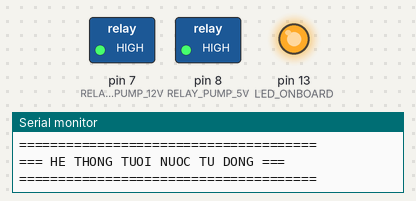
Bench run of a sketch on a simulated Arduino Uno, built with avr-gcc and run on an emulated ATmega328P. On the bench: switched loads named in the sketch (green lamp = pin HIGH), output pins drawn as LEDs (lit = HIGH), the last lines printed to the serial monitor.

Above: at 0.1 s.
At 60.3 s:
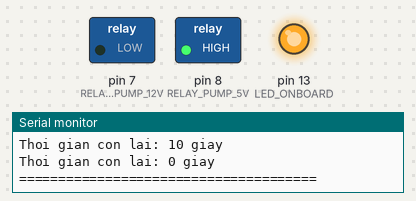
At 127.3 s:
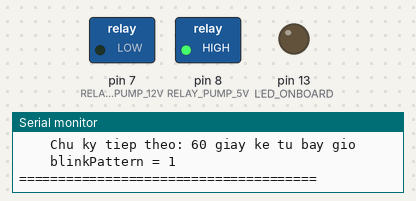
Timing chart, 0 to 130.0 s (numbered marks = the images above):
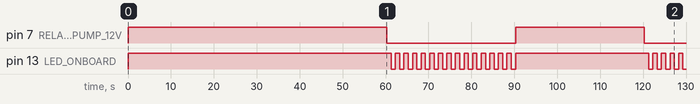

The sketch:

test.ino
```cpp
// HỆ THỐNG TƯỚI NƯỚC TỰ ĐỘNG - TEST BƠM 12V
// TẠM THỜI VÔ HIỆU HÓA BƠM 5V

// ===== KHAI BÁO CHÂN PIN =====
#define RELAY_PUMP_12V 7      // Relay K1 - Bơm 12V (tưới định kỳ)
#define RELAY_PUMP_5V 8       // Relay K2 - Bơm 5V (tưới theo độ ẩm)
#define SOIL_SENSOR A0        // Cảm biến độ ẩm đất

#define LED_ONBOARD 13        // LED onboard Arduino

// ===== CÀI ĐẶT HỆ THỐNG =====
#define PUMP_12V_DURATION 30000    // Bơm 12V chạy 30 giây (30000ms)
#define PUMP_12V_INTERVAL 60000    // Chu kỳ 1 phút (60000ms) - TEST

// VÔ HIỆU HÓA BƠM 5V - KHÔNG SỬ DỤNG
#define ENABLE_PUMP_5V false       // Đổi thành true để bật lại bơm 5V

#define SOIL_DRY_THRESHOLD 600     // Ngưỡng đất khô (>600 = cần tưới)
#define SOIL_WET_THRESHOLD 400     // Ngưỡng đất ẩm (<400 = đủ ẩm)
#define PUMP_5V_DURATION 30000     // Bơm 5V mỗi lần tưới 30 giây
#define SOIL_CHECK_INTERVAL 5000   // Kiểm tra độ ẩm mỗi 5 giây

// ===== BIẾN TOÀN CỤC =====
unsigned long lastPump12VTime = 0;     // Thời điểm bơm 12V lần cuối
unsigned long pump12VStartTime = 0;    // Thời điểm bắt đầu bơm 12V
bool isPump12VRunning = false;         // Trạng thái bơm 12V

unsigned long lastSoilCheckTime = 0;   // Thời điểm kiểm tra độ ẩm lần cuối
unsigned long pump5VStartTime = 0;     // Thời điểm bắt đầu bơm 5V
bool isPump5VRunning = false;          // Trạng thái bơm 5V
bool needWatering = false;             // Cờ báo cần tưới

int currentMode = 0;                   // 0=Normal, 1=Schedule(12V), 2=Auto(5V)

// Biến cho LED nhấp nháy
unsigned long lastLEDToggle = 0;
bool ledState = false;
int blinkPattern = 0; // 0=sáng liên tục, 1=nháy chậm, 2=nháy nhanh

void setup() {
  Serial.begin(9600);

  // Cấu hình chân relay (LOW = ON relay, HIGH = OFF relay)
  pinMode(RELAY_PUMP_12V, OUTPUT);
  pinMode(RELAY_PUMP_5V, OUTPUT);
  digitalWrite(RELAY_PUMP_12V, HIGH);  // Tắt bơm ban đầu
  digitalWrite(RELAY_PUMP_5V, HIGH);   // Tắt bơm ban đầu (giữ tắt)

  // Cấu hình LED onboard
  pinMode(LED_ONBOARD, OUTPUT);
  digitalWrite(LED_ONBOARD, HIGH); // Mode bình thường - sáng liên tục

  Serial.println("======================================");
  Serial.println("=== HE THONG TUOI NUOC TU DONG ===");
  Serial.println("======================================");
  Serial.println("MODE TEST: CHI BOM 12V");
  Serial.println("");
  Serial.println("Cau hinh:");
  Serial.println("- Bom 12V: Tuoi moi 1 PHUT, chay 30 GIAY");
  Serial.println("- Bom 5V: VO HIEU HOA");
  Serial.println("- LED: Sang lien tuc = cho, Nhay cham = dang bom");
  Serial.println("======================================");
  Serial.println("He thong da san sang! Doi 1 phut...\n");

  lastPump12VTime = millis(); // Bắt đầu đếm chu kỳ
}

void loop() {
  unsigned long currentTime = millis();

  // Hiển thị thời gian đếm ngược (mỗi 10 giây)
  static unsigned long lastCountdown = 0;
  if (currentTime - lastCountdown >= 10000 && !isPump12VRunning) {
    unsigned long timeRemaining = PUMP_12V_INTERVAL - (currentTime - lastPump12VTime);
    Serial.print("Thoi gian con lai: ");
    Serial.print(timeRemaining / 1000);
    Serial.println(" giay");
    lastCountdown = currentTime;
  }

  // ===== XỬ LÝ BƠM 12V (TƯỚI ĐỊNH KỲ) =====
  if (!isPump12VRunning) {
    // Kiểm tra đã đủ 1 phút chưa
    if (currentTime - lastPump12VTime >= PUMP_12V_INTERVAL) {
      startPump12V();
    }
  } else {
    // Kiểm tra đã chạy đủ 30 giây chưa
    if (currentTime - pump12VStartTime >= PUMP_12V_DURATION) {
      stopPump12V();
    }
  }

  // ===== BƠM 5V BỊ VÔ HIỆU HÓA =====
  // Nếu muốn bật lại, đổi ENABLE_PUMP_5V = true ở trên
  if (ENABLE_PUMP_5V && !isPump12VRunning) {
    // Kiểm tra độ ẩm định kỳ
    if (currentTime - lastSoilCheckTime >= SOIL_CHECK_INTERVAL) {
      checkSoilMoisture();
      lastSoilCheckTime = currentTime;
    }

    // Xử lý bơm 5V
    if (!isPump5VRunning && needWatering) {
      startPump5V();
    } else if (isPump5VRunning) {
      if ((currentTime - pump5VStartTime >= PUMP_5V_DURATION) || !needWatering) {
        stopPump5V();
      }
    }
  }

  // Cập nhật LED theo mode hiện tại
  updateLED();
}

// ===== HÀM KIỂM TRA ĐỘ ẨM ĐẤT =====
void checkSoilMoisture() {
  int soilValue = analogRead(SOIL_SENSOR);

  Serial.print("Do am dat: ");
  Serial.print(soilValue);

  if (soilValue > SOIL_DRY_THRESHOLD) {
    if (!needWatering) {
      needWatering = true;
      Serial.println(" -> DAT KHO - Cần tuoi!");
    } else {
      Serial.println(" -> Dang kho");
    }
  } else if (soilValue < SOIL_WET_THRESHOLD) {
    if (needWatering) {
      needWatering = false;
      Serial.println(" -> DAT DU AM - Dung tuoi!");
    } else {
      Serial.println(" -> Du am");
    }
  } else {
    Serial.println(" -> Trung binh");
  }
}

// ===== HÀM ĐIỀU KHIỂN BƠM 12V =====
void startPump12V() {
  digitalWrite(RELAY_PUMP_12V, LOW);  // Bật relay (LOW = ON)
  isPump12VRunning = true;
  pump12VStartTime = millis();
  lastPump12VTime = millis(); // Reset chu kỳ KHI BẬT bơm
  currentMode = 1;
  blinkPattern = 1; // Nháy chậm
  lastLEDToggle = millis(); // QUAN TRỌNG: Reset thời gian LED
  ledState = true; // Bắt đầu từ trạng thái sáng
  digitalWrite(LED_ONBOARD, HIGH); // Set LED sáng ngay

  Serial.println("");
  Serial.println("======================================");
  Serial.println(">>> BAT BOM 12V");
  Serial.println("    Relay K1: ON (Chan D7 = LOW)");
  Serial.println("    Thoi gian chay: 30 giay");
  Serial.println("    LED: NHAY CHAM - Bat dau");
  Serial.print("    Chu ky tiep theo: ");
  Serial.print(PUMP_12V_INTERVAL / 1000);
  Serial.println(" giay ke tu bay gio");
  Serial.print("    blinkPattern = ");
  Serial.println(blinkPattern);
  Serial.println("======================================");
}

void stopPump12V() {
  digitalWrite(RELAY_PUMP_12V, HIGH); // Tắt relay
  isPump12VRunning = false;
  // KHÔNG RESET lastPump12VTime ở đây!
  // Chu kỳ tính từ lúc BẬT bơm, không phải TẮT bơm

  currentMode = 0;
  blinkPattern = 0; // Sáng liên tục
  digitalWrite(LED_ONBOARD, HIGH);

  // Tính thời gian còn lại đến chu kỳ tiếp theo
  unsigned long timeUntilNext = PUMP_12V_INTERVAL - (millis() - lastPump12VTime);

  Serial.println("");
  Serial.println("======================================");
  Serial.println("<<< TAT BOM 12V");
  Serial.println("    Relay K1: OFF (Chan D7 = HIGH)");
  Serial.println("    LED: SANG LIEN TUC");
  Serial.print("    Chu ky tiep theo sau: ");
  Serial.print(timeUntilNext / 1000);
  Serial.println(" giay");
  Serial.println("======================================");
  Serial.println("");
}

// ===== HÀM ĐIỀU KHIỂN BƠM 5V =====
void startPump5V() {
  digitalWrite(RELAY_PUMP_5V, LOW);
  isPump5VRunning = true;
  pump5VStartTime = millis();
  currentMode = 2;
  blinkPattern = 2;
  lastLEDToggle = millis(); // QUAN TRỌNG: Reset thời gian LED
  ledState = false; // Bắt đầu từ trạng thái tắt

  Serial.println("\n>>> BAT BOM 5V - Tuoi tu dong");
  Serial.println("    LED: NHAY NHANH");
}

void stopPump5V() {
  digitalWrite(RELAY_PUMP_5V, HIGH);
  isPump5VRunning = false;
  currentMode = 0;
  blinkPattern = 0;
  digitalWrite(LED_ONBOARD, HIGH);

  Serial.println("<<< TAT BOM 5V");
  Serial.println("    LED: SANG LIEN TUC\n");
}

// ===== HÀM CẬP NHẬT LED THEO PATTERN =====
void updateLED() {
  unsigned long currentTime = millis();
  unsigned long blinkInterval;

  switch(blinkPattern) {
    case 0: // Mode bình thường - sáng liên tục
      if (ledState != true) { // Chỉ set khi cần
        ledState = true;
        digitalWrite(LED_ONBOARD, HIGH);
      }
      break;

    case 1: // Mode tưới định kỳ - nháy chậm (1 giây)
      blinkInterval = 1000;
      if (currentTime - lastLEDToggle >= blinkInterval) {
        ledState = !ledState;
        digitalWrite(LED_ONBOARD, ledState ? HIGH : LOW);
        lastLEDToggle = currentTime;

      }
      break;

    case 2: // Mode tưới tự động - nháy nhanh (0.3 giây)
      blinkInterval = 300;
      if (currentTime - lastLEDToggle >= blinkInterval) {
        ledState = !ledState;
        digitalWrite(LED_ONBOARD, ledState ? HIGH : LOW);
        lastLEDToggle = currentTime;

      }
      break;
  }
}
```

Measured:
- by itself, pin 7 (RELAY_PUMP_12V): HIGH → LOW at 60.3 s, → HIGH 30.0 s later, → LOW 30.0 s later
- by itself, pin 13 (LED_ONBOARD): goes 14 × (LOW 1.0 s, HIGH 1.0 s), LOW 1.0 s, HIGH 31.0 s, 4 × (LOW 1.0 s, HIGH 1.0 s), then LOW
